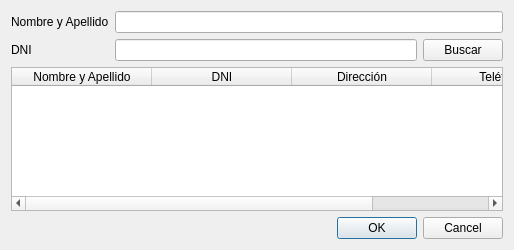
<?xml version="1.0" encoding="UTF-8"?>
<ui version="4.0">
 <class>vtnBajaCliente</class>
 <widget class="QWidget" name="vtnBajaCliente">
  <property name="geometry">
   <rect>
    <x>0</x>
    <y>0</y>
    <width>514</width>
    <height>250</height>
   </rect>
  </property>
  <property name="windowTitle">
   <string>Baja Cliente</string>
  </property>
  <layout class="QVBoxLayout" name="verticalLayout">
   <item>
    <layout class="QGridLayout" name="gridLayout">
     <item row="0" column="0">
      <widget class="QLabel" name="label">
       <property name="text">
        <string>Nombre y Apellido</string>
       </property>
      </widget>
     </item>
     <item row="1" column="1">
      <widget class="QLineEdit" name="lineEdit_2"/>
     </item>
     <item row="1" column="2">
      <widget class="QPushButton" name="pushButton">
       <property name="text">
        <string>Buscar</string>
       </property>
      </widget>
     </item>
     <item row="1" column="0">
      <widget class="QLabel" name="label_2">
       <property name="text">
        <string>DNI</string>
       </property>
      </widget>
     </item>
     <item row="3" column="1" colspan="2">
      <widget class="QDialogButtonBox" name="buttonBox">
       <property name="standardButtons">
        <set>QDialogButtonBox::Cancel|QDialogButtonBox::Ok</set>
       </property>
      </widget>
     </item>
     <item row="0" column="1" colspan="2">
      <widget class="QLineEdit" name="lineEdit"/>
     </item>
     <item row="2" column="0" colspan="3">
      <widget class="QTableWidget" name="tableWidget">
       <attribute name="horizontalHeaderDefaultSectionSize">
        <number>140</number>
       </attribute>
       <attribute name="horizontalHeaderStretchLastSection">
        <bool>true</bool>
       </attribute>
       <column>
        <property name="text">
         <string>Nombre y Apellido</string>
        </property>
       </column>
       <column>
        <property name="text">
         <string>DNI</string>
        </property>
       </column>
       <column>
        <property name="text">
         <string>Dirección</string>
        </property>
       </column>
       <column>
        <property name="text">
         <string>Teléfono</string>
        </property>
       </column>
      </widget>
     </item>
    </layout>
   </item>
  </layout>
 </widget>
 <tabstops>
  <tabstop>lineEdit</tabstop>
  <tabstop>lineEdit_2</tabstop>
  <tabstop>pushButton</tabstop>
  <tabstop>tableWidget</tabstop>
  <tabstop>buttonBox</tabstop>
 </tabstops>
 <resources/>
 <connections/>
</ui>
